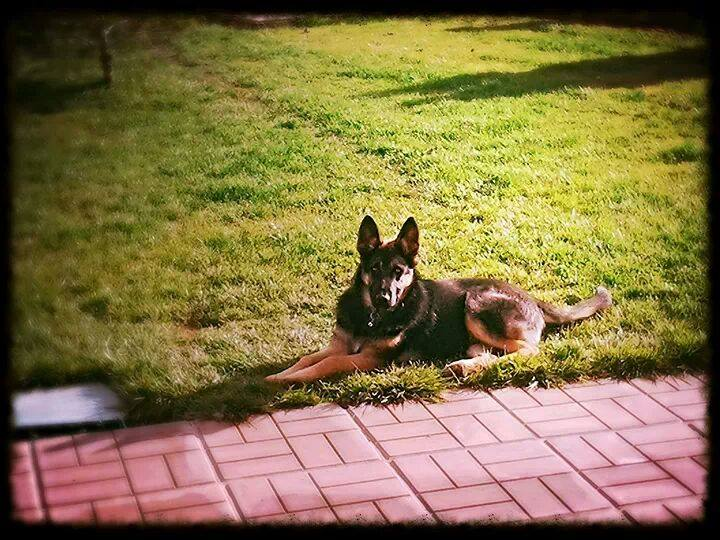
%> input picture labs/13/images/MyDog.jpg, 720 x 540 px; its folder holds only this picture in this run
$ octave Exercise13_2.m   (GNU Octave 9; MATLAB toolbox functions it lacks are replaced by stand-ins)
%> lines starting %> are read from the running program, lines starting %| are printed output that depends on the picture
### labs/13/CKN-EQCut_functions/removeframe.m
function [input_im,w]=removeframe(input_im)

threshold=0.6;
% input_im=imread(imname);
input_im=im2double(input_im);
if length(size(input_im))==3
    gray=rgb2gray(input_im);
else
    gray=input_im;
end
edgemap = edge(gray,'canny');
[m,n]=size(edgemap);
flagt=0;
flagd=0;
flagr=0;
flagl=0;
t=1;
d=1;
l=1;
r=1;

for k=1:30 % we assume that the frame is not wider than 30 pixels.
    pbt=mean(edgemap(k,:));
    pbd=mean(edgemap(m-k+1,:));
    pbl=mean(edgemap(:,k));
    pbr=mean(edgemap(:,n-k+1));
    if pbt>threshold
        t=k;
        flagt=1;
    end
    if pbd>threshold
        d=k;
        flagd=1;
    end
    if pbl>threshold
        l=k;
        flagl=1;
    end
    if pbr>threshold
        r=k;
        flagr=1;
    end
end

flagrm=flagt+flagd+flagl+flagr;
% we assume that there exists a frame when one more lines parallel to the image side are detected
if flagrm>1
    maxwidth=max([t,d,l,r]);
    %
    if t==1
        t=maxwidth;
    end
    if d==1
        d=maxwidth;
    end
    if l==1
        l=maxwidth;
    end
    if r==1
        r=maxwidth;
    end
    input_im=input_im(t:m-d+1,l:n-r+1,:);


    w=[m,n,t,m-d+1,l,n-r+1];
else
    w=[m,n,1,m,1,n];
end


input_im=255*input_im;


### labs/13/CKN-EQCut_functions/findSuppixParameters.m
function [LabelLine,suppixel,max_label,boundaries,LMean,AMean,BMean]=findSuppixParameters(image_now,m,suppix_num)

%Define parameters for SLIC
height=size(image_now,2);
width=size(image_now,1);
PixNum=height*width;
k=PixNum/(suppix_num.^2);
ImgAttr=[ height ,width, k, m, PixNum ];
[ LabelLine, LMean, AMean, BMean, k ] = SLIC( image_now(:,:,1), image_now(:,:,2), image_now(:,:,3), ImgAttr );

suppixel=reshape(LabelLine,width,height); %Reshape suppixels to image
suppixel=suppixel+1; %Labeling starts from 1 for convenience
max_label=max(max(suppixel)); %Number of Superpixels

%Boundary superpixels
boundaries=[suppixel(:,1)' suppixel(1,:) suppixel(:,end)' suppixel(end,:)];
boundaries=unique(boundaries);
SCORE=0;
% [5 lines of commented-out code are left out]

### labs/13/CKN-EQCut_functions/SCKN_QCUT.m
function [eigvec_now_2D]=irreg_QCUT_suppixel_15(image_now,suppix_num,m,model)


[LabelLine,suppixel,max_label,boundaries,LMean,AMean,BMean]=findSuppixParameters(image_now,m,suppix_num);

%Initialize Hamiltonian
H=zeros(max_label,max_label);

warning off
%% CALCULATE ALL NEIGHBOURS AND CHUNKS
[length_final_neighbours,length_first_neighbours,length_second_neighbours,length_third_neighbours,length_fourth_neighbours,length_fifth_neighbours,first_neighbourhood,second_neighbourhood,third_neighbourhood,fourth_neighbourhood,fifth_neighbourhood]=CalculateChunks(suppixel,max_label);

% CALCULATE DOT PRODUCT OF SUPERPIXELS' FEATURES
psi=[LMean'; AMean'; BMean'];
psi=psi/6540;


[ALL_MAPS2] = encode(psi,model);

%L2 normalization for features
norm=sqrt(sum(ALL_MAPS2.^2,2));
for ll=1:size(ALL_MAPS2,2)
    ALL_MAPS2(:,ll)=ALL_MAPS2(:,ll)./norm;
end
%Calculate the affinities as dot products
% ALL_DIST2=(ALL_MAPS2*ALL_MAPS2');

ALL_DIST2=1./(eps+squareform(pdist(ALL_MAPS2,'euclidean').^2));

% ALL_DIST2=1./(eps+squareform(pdist(psi','euclidean').^2));

% ASSIGN H DUE TO SYMMETRIC EQCUT MODEL
H2=assign_H(ALL_DIST2,ALL_DIST2*0,max_label,first_neighbourhood,second_neighbourhood,third_neighbourhood,fourth_neighbourhood,fifth_neighbourhood,length_first_neighbours,length_second_neighbours,length_third_neighbours,length_fourth_neighbours,length_fifth_neighbours,length_final_neighbours);
H2=-H2/min(min(H2));
%Assign Boundaries of Image as Background
for bnd_cnt=1:length(boundaries)
    H2(boundaries(bnd_cnt),boundaries(bnd_cnt))=H2(boundaries(bnd_cnt),boundaries(bnd_cnt))+1;
end

%Run QCUT
[eigvec2 eigval2]=eigs(sparse(H2),1,'SM');
eigvec142=eigvec2(:,1).^2;


eigvec_now_2D = sup2pixel( numel(image_now(:,:,1)), LabelLine,eigvec142 );
eigvec_now_2D = reshape( eigvec_now_2D, size(image_now,1), size(image_now,2) );

### labs/13/Exercise13_2.m
clear all
close all
clc


% add to the path the functions of PSE package
CKNEQCut_pack = 'CKN-EQCut_functions';
addpath(PSE_pack)

% directory of images used for testing
path_IM = 'images\';
addpath(path_IM) % add to the path the directory of images to be used

% directory where the resulting images (saliency maps) will be stored
path_OUT = 'saliency_maps\';
mkdir(path_OUT); %In case it doesn't exist


% Load Models trained for saliency detection using Convolutional Kernel
% Networks and Extended QCut
% (L2 and KL extensions follow the loss functions that the CKN was trained on)
% For different parameter values we have a different trained model
% Change the extensions to get the model with desired training
% Models exploit 150,300 and 600 superpixels (SP)
% 250 filters (F) used only - the best result reported in original paper
model150=load('model_BSD150SP_250F_LAB_L2.mat');
model150=model150.modelfinal;
model300=load('model_BSD300SP_250F_LAB_L2.mat');
model300=model300.modelfinal;
model600=load('model_BSD600SP_250F_LAB_L2.mat');
model600=model600.modelfinal;

% make a list of the images in path_IM
%Change the .jpg extension accordingly if needed
contents=dir([path_IM '*.jpg']);


for i=1:length(contents)
    name=contents(i).name;
    name=name(1:end-4);
    imname=strcat(path_IM,name,'.jpg');
    image_now=imread(imname);
%> image_now is the input picture: size 540x720x3 uint8; mean R, G, B 132.2, 115.1, 70

    %if image is gray-level convert it to RGB by repeating the gray level
    %image for each channel
    if length(size(image_now))==2;
        image_now=repmat(image_now,[1 1 3]);
    end

    %Check if the image contains any frames and exclude them
    [image_now,w]=removeframe(image_now);
%> in removeframe, `gray=rgb2gray(input_im);`:
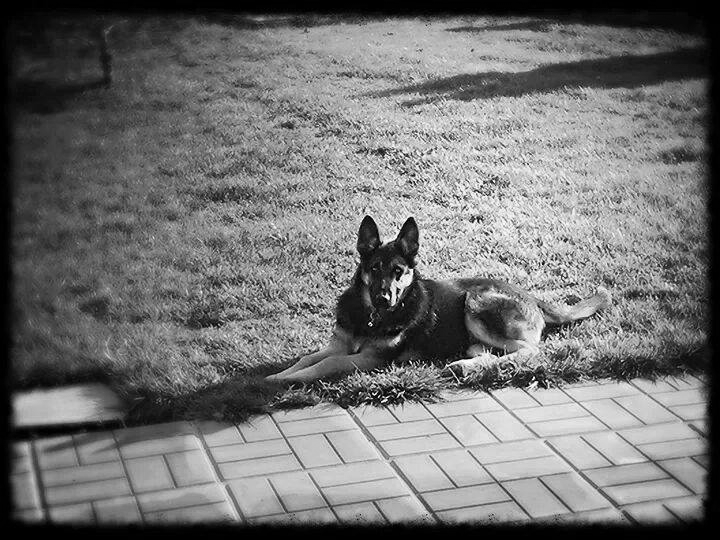
%> gray: size 540x720 double; min 0, max 1, mean 0.451
%> in removeframe, `edgemap = edge(gray,'canny');`:
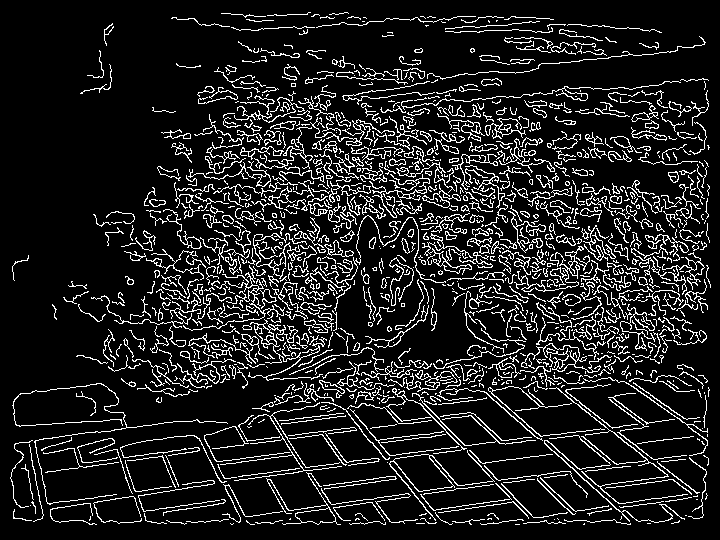
%> edgemap: size 540x720 logical; 12.5% white in thin lines or dots
%> the loop in removeframe, `for k=1:30` made 30 passes
%> (pbt, pbd, pbl, pbr) on passes 1 to 12: (0, 0, 0, 0), (0, 0, 0, 0), (0, 0, 0, 0), (0, 0, 0, 0), (0, 0, 0, 0), (0, 0, 0, 0), (0, 0, 0, 0), (0, 0, 0, 0), (0, 0, 0, 0), (0, 0, 0, 0.00741), (0, 0, 0.0037, 0.0222), (0, 0, 0.0148, 0.0852)
%> after the loop in removeframe, `for k=1:30`: d = 1; flagd = 0; l = 1
%> in removeframe, `flagrm=flagt+flagd+flagl+flagr;`: flagrm = 0
%> w = [540 720 1 540 1 720]

    % perform saliency segmentation by using various pre-trained saliency segmentation models
    % of super-pixels. Fuse the resulting saliency maps using the average map
    [SalMapRes1]=SCKN_QCUT(image_now,sqrt(numel(image_now(:,:,1))/150),20,model150);
%> in findSuppixParameters, `k=PixNum/(suppix_num.^2);`: k = 150
%> in findSuppixParameters, `ImgAttr=[ height ,width, k, m, PixNum ];`: ImgAttr = [720 540 150 20 388800]
%> the run ends on the next line
